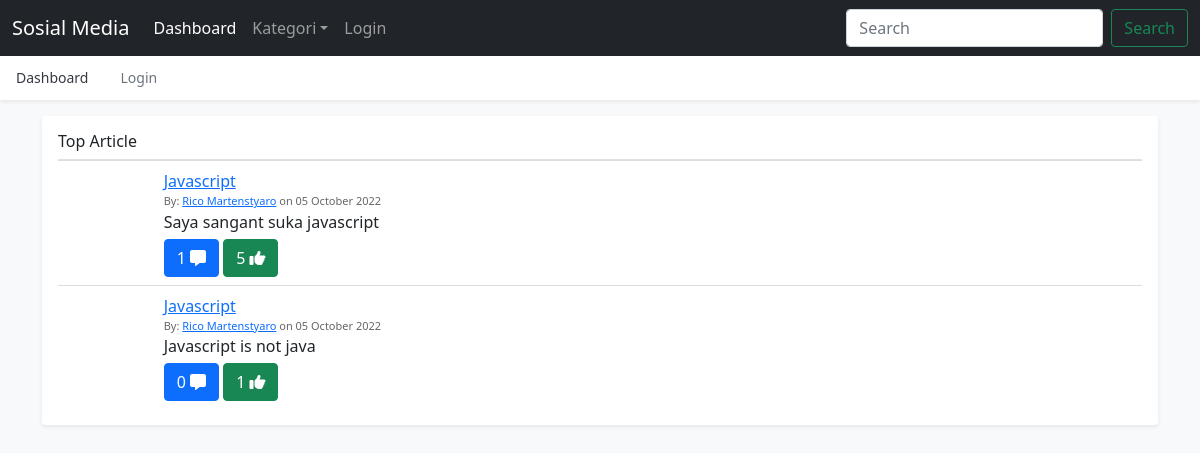
The app's page /?kategori=3 with its own data.
### tables this page shows
CREATE TABLE `artikel` (
  `id` int NOT NULL AUTO_INCREMENT,
  `kategori` int DEFAULT NULL,
  `username` varchar(100) DEFAULT NULL,
  `isi` text,
  `like` int NOT NULL DEFAULT '0',
  `comment` int NOT NULL DEFAULT '0',
  `created_at` datetime DEFAULT NULL,
  `updated_at` datetime DEFAULT NULL,
  `ringkasan` varchar(255) DEFAULT NULL,
  PRIMARY KEY (`id`)
);

CREATE TABLE `kategori` (
  `id` int NOT NULL AUTO_INCREMENT,
  `kategori` varchar(255) DEFAULT NULL,
  PRIMARY KEY (`id`)
);

CREATE TABLE `user` (
  `username` varchar(100) NOT NULL,
  `email` varchar(100) DEFAULT NULL,
  `nama_lengkap` varchar(255) DEFAULT NULL,
  `foto` varchar(255) DEFAULT NULL,
  `level_user` int DEFAULT NULL,
  `password` varchar(255) DEFAULT NULL,
  PRIMARY KEY (`username`)
);

### home.php (the view, shortened to what this page needs)
<!doctype html>
<html lang="en">
<?php
include "config/koneksi.php";
?>
<head>
  <link href="asset/css/bootstrap.min.css" rel="stylesheet">
  <link href="asset/css/comment.css" rel="stylesheet">
  <link href="asset/css/font-awesome.min.css" rel="stylesheet">
  <link href="asset/fontawesome/css/fontawesome.css" rel="stylesheet">
  <link href="asset/fontawesome/css/brands.css" rel="stylesheet">
  <link href="asset/fontawesome/css/solid.css" rel="stylesheet">
  <link href="asset/css/offcanvas.css" rel="stylesheet">
</head>
<body class="bg-light">
  <nav class="navbar navbar-expand-lg fixed-top navbar-dark bg-dark" aria-label="Main navigation">
    <div class="container-fluid">
      <a class="navbar-brand" href="#">Sosial Media</a>
      <div class="navbar-collapse offcanvas-collapse" id="navbarsExampleDefault">
        <ul class="navbar-nav me-auto mb-2 mb-lg-0">
          <li class="nav-item">
            <a class="nav-link active" aria-current="page" href="index.php">Dashboard</a>
          </li>
          <li class="nav-item dropdown">
            <a class="nav-link dropdown-toggle" href="#" id="dropdown01" data-bs-toggle="dropdown" aria-expanded="false">Kategori</a>
          </li>
          <li class="nav-item">
            <a class="nav-link" href="login.php">Login</a>
          </li>
        </ul>
        <form class="d-flex">
          <input class="form-control me-2" type="search" placeholder="Search" aria-label="Search">
          <button class="btn btn-outline-success" type="submit">Search</button>
        </form>
      </div>
    </div>
  </nav>
  <div class="nav-scroller bg-body shadow-sm">
    <nav class="nav nav-underline" aria-label="Secondary navigation">
      <a class="nav-link active" aria-current="page" href="index.php">Dashboard</a>
      <a class="nav-link" href="login.php">Login</a>
    </nav>
  </div>
  <main class="container">
    <?php
    if (empty($_GET['menu']) || !isset($_GET['menu'])) {
    ?>
      <div class="my-3 p-3 bg-body rounded shadow-sm">
        <h6 class="border-bottom pb-2 mb-0">Top Article</h6>
        <div class="panel panel-default widget">
          <div class="panel-body">
            <ul class="list-group">
              <?php
              if (isset($_GET['kategori']) || !empty($_GET['kategori'])) {
                $kondisi = "where artikel.kategori='" . $_GET['kategori'] . "'";
              } else {
                $kondisi = "";
              }
              $sql = "SELECT artikel.*,
              (artikel.comment*0.7 + artikel.like *0.3) as peringkat,
              kategori.kategori as nama_kategori,
              user.nama_lengkap,
              user.foto
              from artikel
              left join kategori on kategori.id=artikel.kategori
              left join user on user.username=artikel.username " . $kondisi .
                "order by peringkat desc";
              $result = mysqli_query($mysqli, $sql);
              while ($data = mysqli_fetch_array($result)) {
                if(!empty($data['foto'])){
                  $foto="images/".$data['foto'];
                }else{
                  $foto="asset/brand/user.svg";
                }
                echo '<li class="list-group-item">
                  <div class="row">
                      <div class="col-xs-2 col-md-1">
                          <img src="'.$foto.'" width="40px" class="img-circle img-responsive" alt="" /></div>
                      <div class="col-xs-10 col-md-11">
                          <div>
                              <a href="?kategori=' . $data['kategori'] . '">' . $data['nama_kategori'] . '</a>
                              <div class="mic-info">
                                  By: <a href="user.php?username='.$data['username'].'">' . $data['nama_lengkap'] . '</a> on ' . date('d F Y', strtotime($data['created_at'])) . '
                              </div>
                          </div>
                          <div class="comment-text">
                             ' . $data['ringkasan'] . '
                          </div>
                          <div class="action">
                              <button type="button" class="btn btn-primary btn-xs" title="Comment">
                              ' . $data['comment'] . ' <span class="fa fa-message"></span>
                              </button>
                              <button type="button" class="btn btn-success btn-xs" title="Approved">
                              ' . $data['like'] . ' <span class="fa fa-thumbs-up"></span>
                              </button>
                          </div>
                      </div>
                  </div>
              </li>';
              }
              ?>
            </ul>
          </div>
        </div>
      </div>
    <?php } ?>
  </main>
</body>
</html>

### asset/css/comment.css (style rules this page uses)
body { padding-top:30px; }
.widget .panel-body { padding:0px; }
.widget .list-group { margin-bottom: 0; }
.widget li.list-group-item { border-radius: 0;border: 0;border-top: 1px solid #ddd; }
.widget .mic-info { color: #666666;font-size: 11px; }
.widget .action { margin-top:5px; }

### asset/css/offcanvas.css (style rules this page uses)
html, body { overflow-x: hidden; }
body { padding-top: 56px; }
.nav-scroller { position: relative; z-index: 2; height: 2.75rem; overflow-y: hidden; }
.nav-scroller .nav { display: flex; flex-wrap: nowrap; padding-bottom: 1rem; margin-top: -1px; overflow-x: auto; color: rgba(255, 255, 255, .75); text-align: center; white-space: nowrap; -webkit-overflow-scrolling: touch; }
.nav-underline .nav-link { padding-top: .75rem; padding-bottom: .75rem; font-size: .875rem; color: #6c757d; }
.nav-underline .active { font-weight: 500; color: #343a40; }

### records on screen
artikel: kategori.kategori "Javascript", user.nama_lengkap "Rico Martenstyaro", created_at "05 October 2022", ringkasan "Saya sangant suka javascript", comment "1", like "5"
artikel: kategori.kategori "Javascript", user.nama_lengkap "Rico Martenstyaro", created_at "05 October 2022", ringkasan "Javascript is not java", comment "0", like "1"
